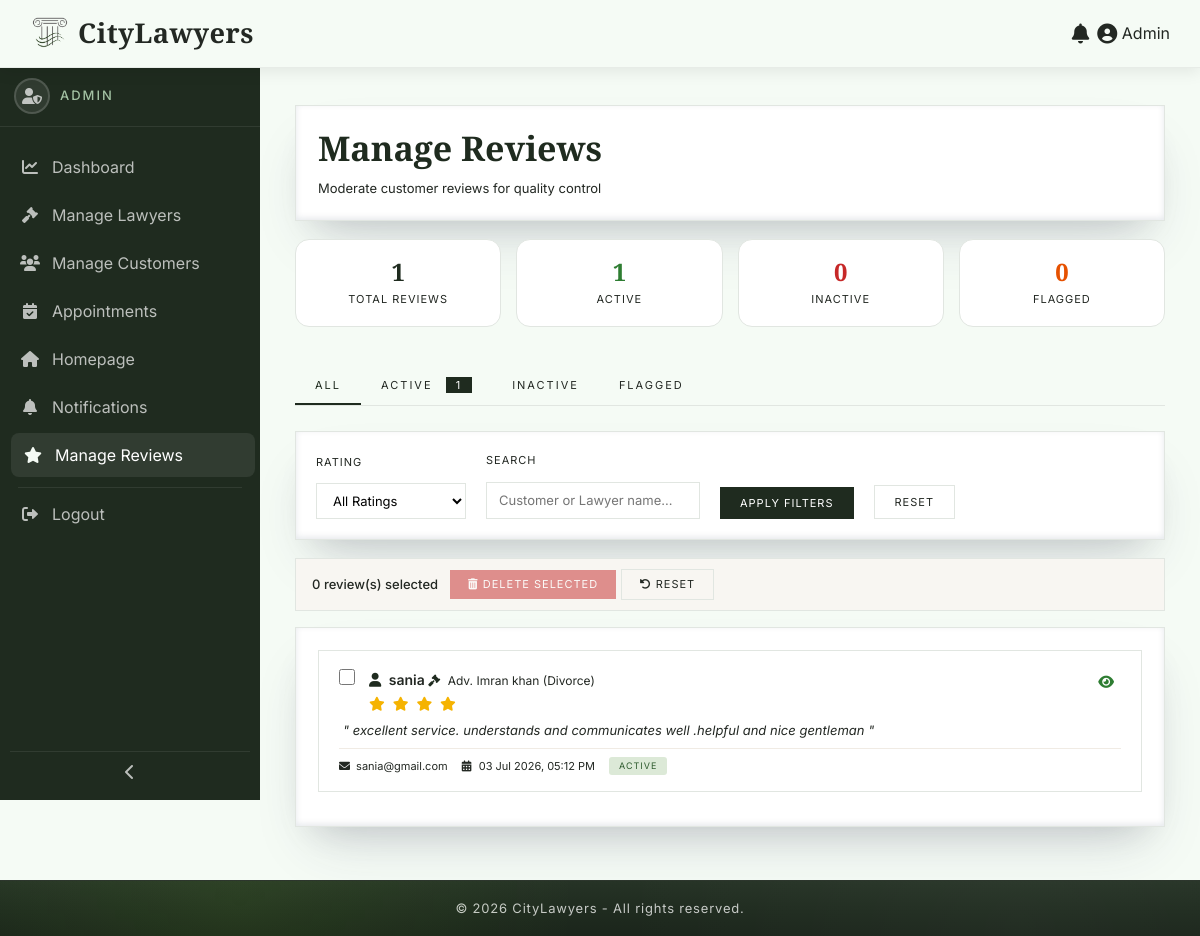
Before: /admin/manage-reviews.php (signed in) with the older database file.
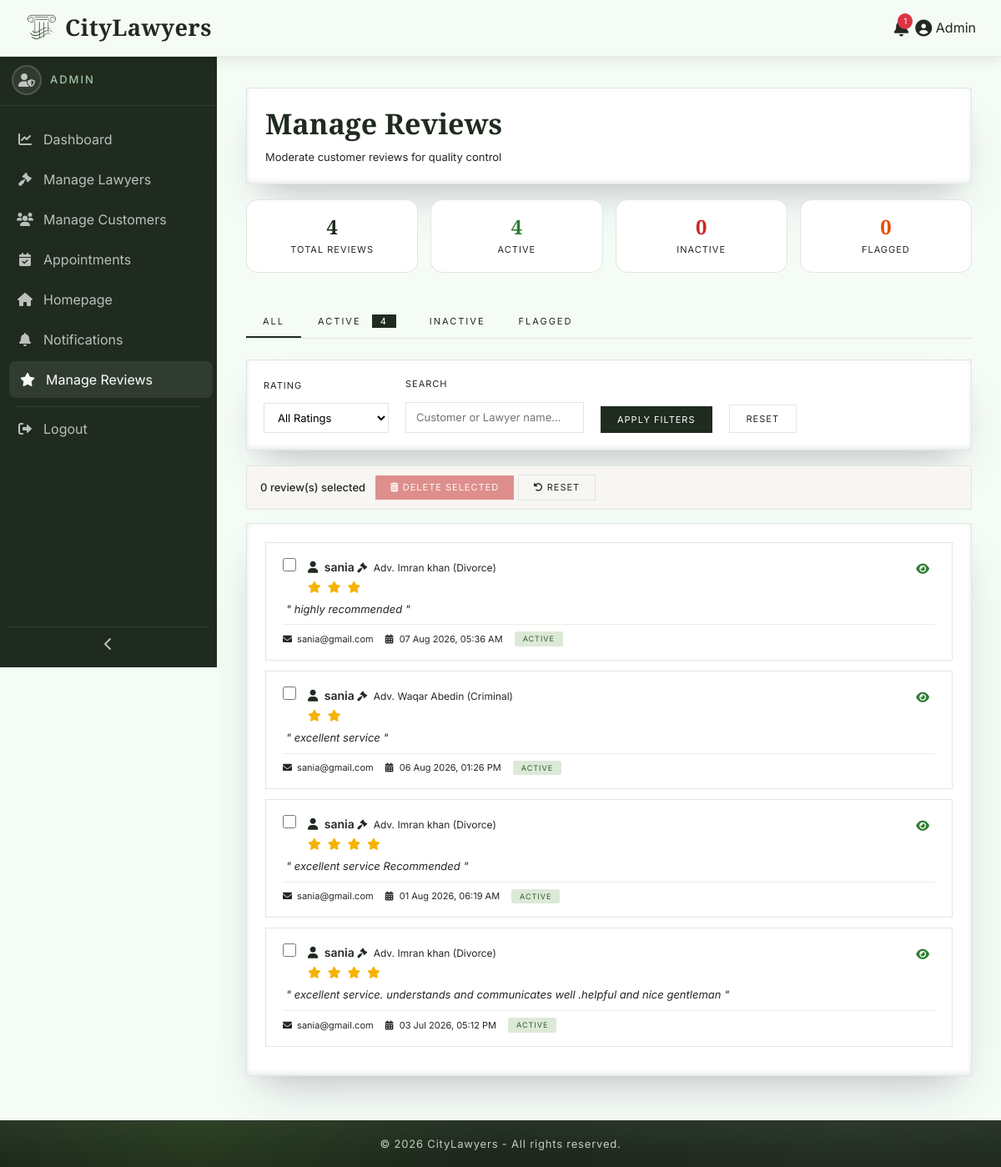
After: the same page with the newer database file.
### tables this page shows
CREATE TABLE `reviews` (
  `id` int(11) NOT NULL,
  `lawyer_id` int(11) NOT NULL,
  `customer_id` int(11) NOT NULL,
  `appointment_id` int(11) DEFAULT NULL,
  `rating` int(1) NOT NULL CHECK (`rating` >= 1 and `rating` <= 5),
  `comment` text DEFAULT NULL,
  `status` enum('active','inactive','flagged') DEFAULT 'active',
  `created_at` timestamp NOT NULL DEFAULT current_timestamp()
);

CREATE TABLE `customers` (
  `id` int(11) NOT NULL,
  `name` varchar(100) NOT NULL,
  `email` varchar(100) NOT NULL,
  `password` varchar(255) NOT NULL,
  `phone` varchar(20) DEFAULT NULL,
  `address` text DEFAULT NULL,
  `city` varchar(50) DEFAULT NULL,
  `reg_date` date DEFAULT NULL,
  `status` enum('active','inactive') DEFAULT 'active'
);

CREATE TABLE `lawyers` (
  `id` int(11) NOT NULL,
  `name` varchar(100) NOT NULL,
  `email` varchar(100) NOT NULL,
  `password` varchar(255) NOT NULL,
  `phone` varchar(20) DEFAULT NULL,
  `address` text DEFAULT NULL,
  `city` varchar(50) DEFAULT NULL,
  `specialization` varchar(50) DEFAULT NULL,
  `gender` enum('male','female','other') DEFAULT 'male',
  `experience` int(3) DEFAULT NULL,
  `fees` decimal(10,2) DEFAULT NULL,
  `profile_pic` varchar(255) DEFAULT NULL,
  `bio` text DEFAULT NULL,
  `avg_rating` decimal(2,1) DEFAULT 0.0,
  `status` enum('pending','approved','rejected') DEFAULT 'pending',
  `created_at` timestamp NOT NULL DEFAULT current_timestamp(),
  `is_featured` tinyint(1) DEFAULT 0,
  `core_specialization` text DEFAULT NULL,
  `academic_credentials` text DEFAULT NULL
);

### includes/functions.php (called while the page is built, shortened)
<?php
function getUnreadCount($user_id, $user_type)
{
    global $conn;
    try {
        $stmt = $conn->prepare("
            SELECT COUNT(*) as count
            FROM notifications
            WHERE user_id = ? AND user_type = ? AND is_read = 0
        ");
        $stmt->execute([$user_id, $user_type]);
        $result = $stmt->fetch(PDO::FETCH_ASSOC);
        return (int)$result['count'];
    } catch (PDOException $e) {
        return 0;
    }
}
?>

### admin/manage-reviews.php (the view, shortened to what the changed rows need)
<?php
$page_layout = 'fluid';
$footer_css = 'dashboard';
require_once '../includes/config.php';
$status_filter = isset($_GET['status']) ? $_GET['status'] : 'all';
$rating_filter = isset($_GET['rating']) ? (int)$_GET['rating'] : 0;
$search = isset($_GET['search']) ? trim($_GET['search']) : '';
$conditions = [];
$where = !empty($conditions) ? "WHERE " . implode(" AND ", $conditions) : "";
$limit = 10;
$page = isset($_GET['page']) ? (int)$_GET['page'] : 1;
$offset = ($page - 1) * $limit;
$sql = "
    SELECT r.*,
           c.name as customer_name,
           c.email as customer_email,
           l.name as lawyer_name,
           l.specialization as lawyer_specialization
    FROM reviews r
    JOIN customers c ON r.customer_id = c.id
    JOIN lawyers l ON r.lawyer_id = l.id
    $where
    ORDER BY r.created_at DESC
    LIMIT :limit OFFSET :offset
";
$stmt = $conn->prepare($sql);
$stmt->bindValue(':limit', $limit, PDO::PARAM_INT);
$stmt->bindValue(':offset', $offset, PDO::PARAM_INT);
$stmt->execute();
$reviews = $stmt->fetchAll(PDO::FETCH_ASSOC);
$totalStmt = $conn->prepare("SELECT COUNT(*) as count FROM reviews");
$totalStmt->execute();
$total_count = $totalStmt->fetch(PDO::FETCH_ASSOC)['count'];
$activeStmt = $conn->prepare("SELECT COUNT(*) as count FROM reviews WHERE status = 'active'");
$activeStmt->execute();
$active_count = $activeStmt->fetch(PDO::FETCH_ASSOC)['count'];
include '../includes/header.php';
?>
<link rel="stylesheet" href="<?php echo BASE_URL; ?>assets/css/dashboard.css">
<link rel="stylesheet" href="<?php echo BASE_URL; ?>assets/css/tables.css">
<link rel="stylesheet" href="<?php echo BASE_URL; ?>assets/css/sidebar.css">
<link rel="stylesheet" href="<?php echo BASE_URL; ?>assets/css/manage-reviews.css">
<div class="dashboard-wrapper">
    <div class="main-content">
        <div class="dashboard-card">
            <h2 class="dashboard-title">Manage Reviews</h2>
        </div>
        <div class="review-stats-grid">
            <div class="review-stat-box">
                <h4 class="stat-total"><?php echo $total_count; ?></h4>
                <p>Total Reviews</p>
            </div>
            <div class="review-stat-box">
                <h4 class="stat-active"><?php echo $active_count; ?></h4>
                <p>Active</p>
            </div>
        </div>
        <div class="filter-tabs">
            <a href="?status=active<?php echo $rating_filter ? '&rating=' . $rating_filter : ''; ?><?php echo $search ? '&search=' . urlencode($search) : ''; ?>" class="filter-tab <?php echo $status_filter == 'active' ? 'active' : ''; ?>">
                Active <?php if ($active_count > 0): ?><span class="tab-badge"><?php echo $active_count; ?></span><?php endif; ?>
            </a>
        </div>
        <div class="dashboard-card">
            <?php if (count($reviews) > 0): ?>
                <?php foreach ($reviews as $row): ?>
                    <div class="review-item">
                        <div class="review-item-header">
                            <div style="display: flex; align-items: flex-start; gap: 6px;">
                                <input type="checkbox" class="review-checkbox" value="<?php echo $row['id']; ?>" onchange="updateSelection()">
                                <div>
                                    <div>
                                        <span class="review-item-customer">
                                            <i class="fas fa-user" style="color: var(--primary-color); margin-right: 4px;"></i>
                                            <?php echo htmlspecialchars($row['customer_name']); ?>
                                        </span>
                                        <span class="review-item-lawyer">
                                            <i class="fas fa-gavel"></i>
                                            Adv. <?php echo htmlspecialchars($row['lawyer_name']); ?>
                                            <span style="color: var(--text-light);">(<?php echo htmlspecialchars($row['lawyer_specialization']); ?>)</span>
                                        </span>
                                    </div>
                                    <div class="review-item-rating" style="margin-top: 2px;">
                                        <?php for ($i = 1; $i <= 5; $i++): ?>
                                            <?php if ($i <= $row['rating']): ?>
                                                <i class="fas fa-star"></i>
                                            <?php else: ?>
                                                <i class="fas fa-star-o empty-star"></i>
                                            <?php endif; ?>
                                        <?php endfor; ?>
                                    </div>
                                </div>
                            </div>
                            <div class="review-item-actions">
                                <?php if ($row['status'] == 'active'): ?>
                                    <a href="?toggle=<?php echo $row['id']; ?>&status=<?php echo $status_filter; ?>&rating=<?php echo $rating_filter; ?>&search=<?php echo urlencode($search); ?>&page=<?php echo $page; ?>"
                                       class="action-icon-review active-status"
                                       data-tooltip="Hide Review"
                                       onclick="return confirm('Hide this review? It will no longer be visible on the lawyer profile.')">
                                        <i class="fas fa-eye"></i>
                                    </a>
                                <?php endif; ?>
                            </div>
                        </div>
                        <div class="review-item-comment">
                            <?php echo htmlspecialchars($row['comment']); ?>
                        </div>
                        <div class="review-item-footer">
                            <div class="review-item-meta">
                                <span>
                                    <i class="fas fa-envelope"></i>
                                    <?php echo htmlspecialchars($row['customer_email']); ?>
                                </span>
                                <span>
                                    <i class="fas fa-calendar-alt"></i>
                                    <?php echo date('d M Y, h:i A', strtotime($row['created_at'])); ?>
                                </span>
                                <span>
                                    <span class="status-badge-review <?php echo $row['status']; ?>">
                                        <?php echo ucfirst($row['status']); ?>
                                    </span>
                                </span>
                            </div>
                        </div>
                    </div>
                <?php endforeach; ?>
            <?php endif; ?>
        </div>
    </div>
</div>
<?php include '../includes/dashboard-footer.php'; ?>

### includes/header.php (shortened to what the changed rows need)
<!DOCTYPE html>
<html lang="en">
<head>
    <link href="https://cdn.jsdelivr.net/npm/bootstrap@5.3.0-alpha1/dist/css/bootstrap.min.css" rel="stylesheet">
    <link rel="stylesheet" href="https://cdnjs.cloudflare.com/ajax/libs/font-awesome/6.0.0/css/all.min.css">
    <link rel="stylesheet" href="<?php echo BASE_URL; ?>assets/css/global.css">
    <link rel="stylesheet" href="<?php echo BASE_URL; ?>assets/css/forms.css">
    <?php if (isset($footer_css) && $footer_css === 'dashboard'): ?>
        <link rel="stylesheet" href="<?php echo BASE_URL; ?>assets/css/dashboard-footer.css">
    <?php else: ?>
        <link rel="stylesheet" href="<?php echo BASE_URL; ?>assets/css/footer.css">
    <?php endif; ?>
</head>
<body>
<?php
$user_type      = null;
$user_name      = null;
$user_id        = null;
if (isset($_SESSION['customer_id'])) {
    $user_type      = 'customer';
    $user_name      = $_SESSION['customer_name'];
    $dashboard_link = BASE_URL . 'customer/index.php';
    $user_id        = $_SESSION['customer_id'];
} elseif (isset($_SESSION['lawyer_id'])) {
    $user_type      = 'lawyer';
    $user_name      = $_SESSION['lawyer_name'];
    $dashboard_link = BASE_URL . 'lawyer/index.php';
    $user_id        = $_SESSION['lawyer_id'];
} elseif (isset($_SESSION['admin_id'])) {
    $user_type      = 'admin';
    $user_name      = 'Admin';
    $user_id        = $_SESSION['admin_id'];
}
$unread_count = 0;
if ($user_type && $user_id) {
    $unread_count = getUnreadCount($user_id, $user_type);
}
?>
<div class="top-navbar">
    <nav class="navbar navbar-expand-lg py-2">
        <div class="container-fluid navbar-container">
            <?php if (!$user_type): ?>
                <div class="d-none d-lg-flex flex-column align-items-end">
                    <ul class="navbar-nav">
                        <li class="nav-item">
                            <a class="nav-link right-to-left" href="<?php echo BASE_URL; ?>">Home</a>
                        </li>
                        <li class="nav-item">
                            <a class="nav-link right-to-left" href="<?php echo BASE_URL; ?>customer/search.php">Find Lawyers</a>
                        </li>
                        <li class="nav-item">
                            <a class="nav-link right-to-left" href="<?php echo BASE_URL; ?>contact.php">Contact Us</a>
                        </li>
                        <li class="nav-item">
                            <a class="nav-link btn btn-success text-white px-3 rounded-0" href="<?php echo BASE_URL; ?>register.php">
                                <i class="fas fa-user-plus me-2"></i> Get Registered
                            </a>
                        </li>
                    </ul>
                    <div class="guest-row">
                        <a class="nav-link" href="<?php echo BASE_URL; ?>customer/login.php">
                            <i class="fas fa-sign-in-alt"></i> Login as User
                        </a>
                        <a class="nav-link" href="<?php echo BASE_URL; ?>lawyer/login.php">
                            <i class="fas fa-gavel"></i> Login as Lawyer
                        </a>
                    </div>
                </div>
            <?php else: ?>
                <div class="d-flex align-items-center ms-auto">
                    <div class="dropdown me-2">
                        <a class="nav-link position-relative" href="#" id="notificationBell"
                           data-bs-toggle="dropdown" aria-expanded="false" title="Notifications">
                            <i class="fas fa-bell fa-lg"></i>
                            <?php if ($unread_count > 0): ?>
                                <span class="notification-badge"><?php echo $unread_count; ?></span>
                            <?php endif; ?>
                        </a>
                    </div>
                    <div class="dropdown">
                        <a class="nav-link dropdown-toggle" href="#" role="button" data-bs-toggle="dropdown">
                            <i class="fas fa-user-circle fa-lg"></i> <?php echo htmlspecialchars($user_name); ?>
                        </a>
                    </div>
                </div>
            <?php endif; ?>
        </div>
    </nav>
</div>
<main>
<?php if (isset($page_layout) && $page_layout === 'fluid'): ?>
    <div class="container-fluid p-0">
<?php else: ?>
    <div class="container">
<?php endif; ?>

Changed rows visible on the page:
added reviews: customer.name "sania", lawyer.name "Imran khan", lawyer.specialization "Divorce", rating 3 (drawn), comment "highly recommended", customer.email "sania@gmail.com", created_at "07 Aug 2026, 05:36 AM", status "ACTIVE"
added reviews: customer.name "sania", lawyer.name "Waqar Abedin", lawyer.specialization "Criminal", rating 2 (drawn), comment "excellent service", customer.email "sania@gmail.com", created_at "06 Aug 2026, 01:26 PM", status "ACTIVE"
added reviews: customer.name "sania", lawyer.name "Imran khan", lawyer.specialization "Divorce", rating 4 (drawn), comment "excellent service Recommended", customer.email "sania@gmail.com", created_at "01 Aug 2026, 06:19 AM", status "ACTIVE"
Other visible differences:
$unread_count: (not shown) → "1"
$total_count: "1" → "4"
$active_count: "1" → "4"
